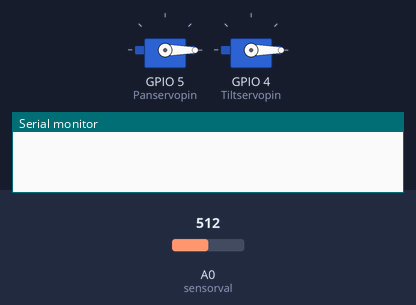
The sketch below on a simulated ESP8266 (NodeMCU). Shown: 2 × servo, the last lines printed to the serial monitor. The test bench sets the inputs (shaded band); at power-on: A0 (sensorval) = 512. WiFi joins after 1.5 s; servers stay silent unless stated; storage starts empty.

Above: at 0.0 s.
At 5.19 s:
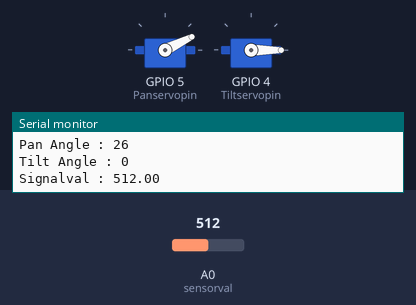
At 10.31 s:
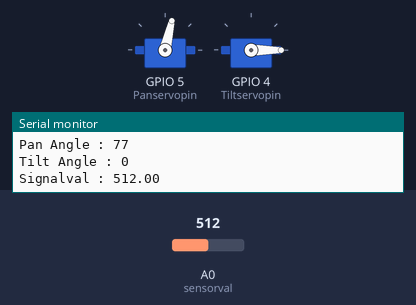
At 20.7 s:
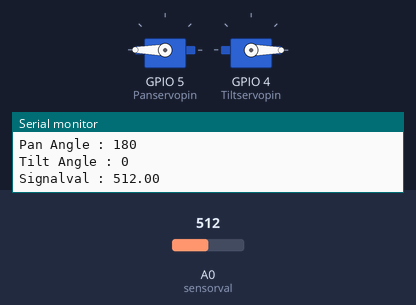
Timing chart, 0 to 40.0 s (numbered marks = the images above):
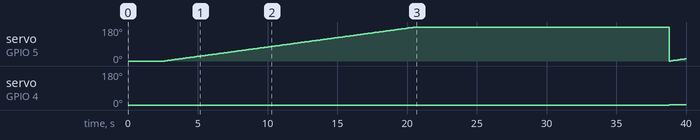

Measured:
- by itself, servo on GPIO 5 (Panservopin): 0° → 1° at 2.6 s, → 2° 0.10 s later, → 3° 0.10 s later, → 4° 0.10 s later, … (193 changes in this stretch)
- by itself, servo on GPIO 4 (Tiltservopin): 0° → 1° at 38.8 s

The sketch:

SkyScanner.ino
```cpp
#include <ESP8266WiFi.h>
#include <Arduino.h>
#include <WiFiClient.h>
#include <Hash.h>
#include <ESPAsyncTCP.h>
#include <ESPAsyncWebServer.h>
#include <FS.h>
#include <ESP8266WebServer.h>
#include <Servo.h>

//#include "Slider_Code.h"; // Refer's to the Slider_code window
#define Panservopin 5 //D1
#define Tiltservopin 4 //D2
//#define sensor A0;

int Panval=0;
int Tiltval=0;
float sensor=0;
const char* ssid = "BAGWE 2.4G";  // SSID
const char* password = "swanandib"; //Pass

Servo Panservo, Tiltservo;  //create servo object to control a servo
AsyncWebServer server(80);  //Server is always on port 80

// Function for Sensor Value
String sensorval()
{
  sensor = analogRead(A0);
  if (isnan(sensor)) {
    Serial.println("Unable to detect Sensor");
    return "";
  }
  else {
    Serial.println(sensor);
    return String(sensor);
  }
}
//String piezoval() {}

void setup()
{
  // put your setup code here, to run once:
pinMode(12,INPUT);
Panservo.attach(5);
Tiltservo.attach(4);

Panservo.write(0);
Tiltservo.write(0);

Serial.begin(115200);// Baud Rate
delay(500);
Panservo.attach(Panservopin); //servo on D1
Tiltservo.attach(Tiltservopin);//servo on D2

bool status;
 if(!SPIFFS.begin())
 {
    Serial.println("An Error has occurred while mounting SPIFFS");
    return;
  }

WiFi.begin(ssid, password);
Serial.print(" Initializing Conncetion to : ");
Serial.println(ssid);
Serial.println("Connecting to WiFi");
while (WiFi.status() != WL_CONNECTED) {
delay(1000);
Serial.println("....");
}
Serial.print(" Please access the assembly at ");
Serial.println(WiFi.localIP());
server.begin();
Serial.println("Server Activated");

server.on("/", HTTP_GET, [](AsyncWebServerRequest *request){
    request->send(SPIFFS, "/index.html");
  });
  server.on("/sensor", HTTP_GET, [](AsyncWebServerRequest *request){
    request->send_P(200, "text/plain", sensorval().c_str());
  });

  // Start server
  server.begin();
}


void loop()
{
// put your main code here, to run repeatedly:
int signalval= analogRead(A0);
for (Tiltval=0; Tiltval<=180; Tiltval++)
{
  Tiltservo.write(Tiltval);
  Serial.print("Pan Angle : ");
  Serial.println(Panval);
  Serial.print("Tilt Angle : ");
  Serial.println(Tiltval);
  Serial.print("Signalval : ");
  sensorval();
for (Panval=0; Panval<=360; Panval++ )
{
  Panservo.write(Panval);
  Serial.print("Pan Angle : ");
  Serial.println(Panval);
  Serial.print("Tilt Angle : ");
  Serial.println(Tiltval);
  Serial.print("Signalval : ");
  sensorval();
//  Serial.println(signalval);
//  Serial.println("");
  delay(100);
}
}
for (Tiltval=180; Tiltval>=0; Tiltval--)
{
  Tiltservo.write(Tiltval);
  Serial.print("Pan Angle : ");
  Serial.println(Panval);
  Serial.print("Tilt Angle : ");
  Serial.println(Tiltval);
  Serial.print("Signalval : ");
  sensorval();
for (Panval=360; Panval>=0; Panval-- )
{
  Panservo.write(Panval);
  Serial.print("Pan Angle : ");
  Serial.println(Panval);
  Serial.print("Tilt Angle : ");
  Serial.println(Tiltval);
  Serial.print("Signalval : ");
  sensorval();
//  Serial.println(signalval);
//  Serial.println("");
  delay(100);
}
}
}
```
